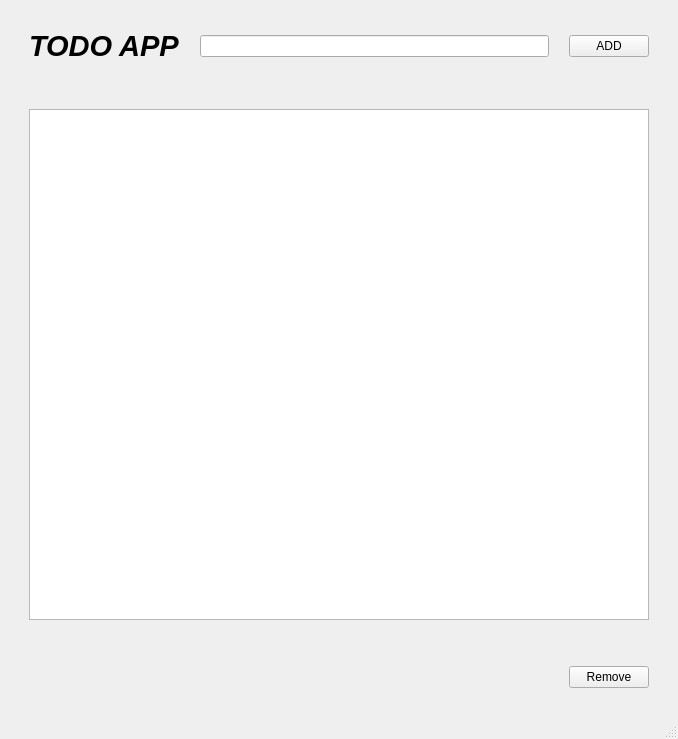
<?xml version="1.0" encoding="UTF-8"?>
<ui version="4.0">
 <class>TODO</class>
 <widget class="QMainWindow" name="TODO">
  <property name="geometry">
   <rect>
    <x>0</x>
    <y>0</y>
    <width>678</width>
    <height>739</height>
   </rect>
  </property>
  <property name="windowTitle">
   <string>MainWindow</string>
  </property>
  <widget class="QWidget" name="centralwidget">
   <layout class="QGridLayout" name="gridLayout">
    <item row="1" column="0">
     <layout class="QHBoxLayout" name="horizontalLayout_3">
      <property name="spacing">
       <number>20</number>
      </property>
      <property name="leftMargin">
       <number>20</number>
      </property>
      <property name="topMargin">
       <number>20</number>
      </property>
      <property name="rightMargin">
       <number>20</number>
      </property>
      <property name="bottomMargin">
       <number>20</number>
      </property>
      <item>
       <widget class="QLabel" name="label">
        <property name="styleSheet">
         <string notr="true">
font: 14pt &quot;Cantarell&quot;;</string>
        </property>
        <property name="text">
         <string>&lt;html&gt;&lt;head/&gt;&lt;body&gt;&lt;p&gt;&lt;span style=&quot; font-size:22pt; font-weight:600; font-style:italic;&quot;&gt;TODO APP&lt;/span&gt;&lt;/p&gt;&lt;/body&gt;&lt;/html&gt;</string>
        </property>
       </widget>
      </item>
      <item>
       <widget class="QLineEdit" name="task_input"/>
      </item>
      <item>
       <widget class="QPushButton" name="add_task">
        <property name="text">
         <string>ADD</string>
        </property>
       </widget>
      </item>
     </layout>
    </item>
    <item row="2" column="0">
     <layout class="QHBoxLayout" name="horizontalLayout">
      <property name="spacing">
       <number>20</number>
      </property>
      <property name="leftMargin">
       <number>20</number>
      </property>
      <property name="topMargin">
       <number>20</number>
      </property>
      <property name="rightMargin">
       <number>20</number>
      </property>
      <property name="bottomMargin">
       <number>20</number>
      </property>
      <item>
       <widget class="QListWidget" name="task_list"/>
      </item>
     </layout>
    </item>
    <item row="3" column="0">
     <layout class="QHBoxLayout" name="horizontalLayout_2">
      <property name="spacing">
       <number>20</number>
      </property>
      <property name="leftMargin">
       <number>20</number>
      </property>
      <property name="topMargin">
       <number>20</number>
      </property>
      <property name="rightMargin">
       <number>20</number>
      </property>
      <property name="bottomMargin">
       <number>20</number>
      </property>
      <item>
       <spacer name="horizontalSpacer">
        <property name="orientation">
         <enum>Qt::Horizontal</enum>
        </property>
        <property name="sizeHint" stdset="0">
         <size>
          <width>40</width>
          <height>20</height>
         </size>
        </property>
       </spacer>
      </item>
      <item>
       <widget class="QPushButton" name="remove_task">
        <property name="text">
         <string>Remove</string>
        </property>
       </widget>
      </item>
     </layout>
    </item>
   </layout>
  </widget>
  <widget class="QMenuBar" name="menubar">
   <property name="geometry">
    <rect>
     <x>0</x>
     <y>0</y>
     <width>678</width>
     <height>36</height>
    </rect>
   </property>
  </widget>
  <widget class="QStatusBar" name="statusbar"/>
 </widget>
 <resources/>
 <connections/>
</ui>
